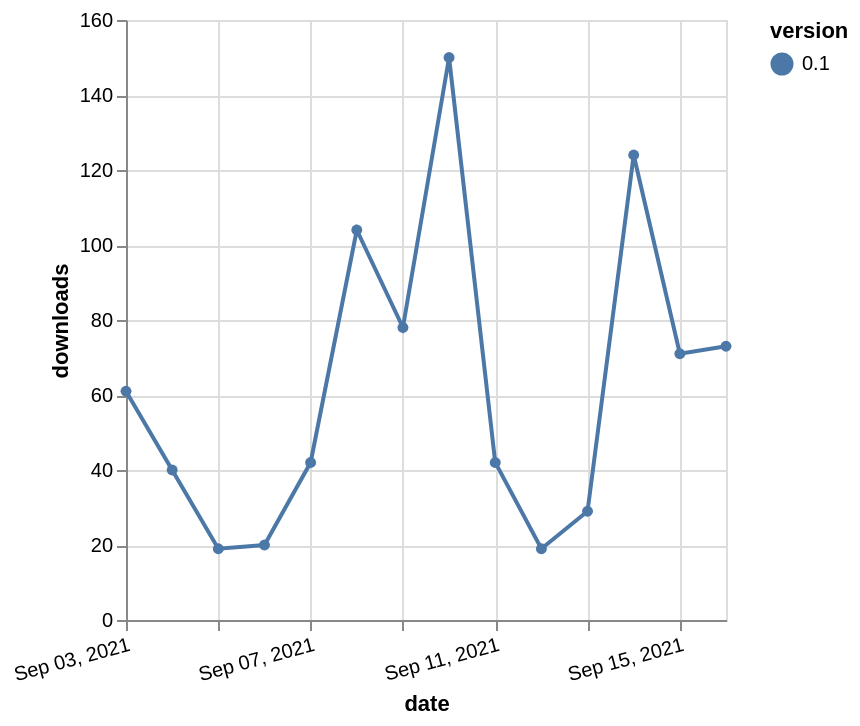

Write the Vega-Lite specification saved for this chart.
### Vega-Lite specification from a JSON file in a GitHub repository (floating-point values rounded to 4 significant figures)
{"$schema": "https://vega.github.io/schema/vega-lite/v5.json", "description": "A simple bar chart with embedded data.", "data": {"values": [{"date": "2021-09-03", "total": 87923, "delta": 61, "version": "0.1"}, {"date": "2021-09-04", "total": 87963, "delta": 40, "version": "0.1"}, {"date": "2021-09-05", "total": 87982, "delta": 19, "version": "0.1"}, {"date": "2021-09-06", "total": 88002, "delta": 20, "version": "0.1"}, {"date": "2021-09-07", "total": 88044, "delta": 42, "version": "0.1"}, {"date": "2021-09-08", "total": 88148, "delta": 104, "version": "0.1"}, {"date": "2021-09-09", "total": 88226, "delta": 78, "version": "0.1"}, {"date": "2021-09-10", "total": 88376, "delta": 150, "version": "0.1"}, {"date": "2021-09-11", "total": 88418, "delta": 42, "version": "0.1"}, {"date": "2021-09-12", "total": 88437, "delta": 19, "version": "0.1"}, {"date": "2021-09-13", "total": 88466, "delta": 29, "version": "0.1"}, {"date": "2021-09-14", "total": 88590, "delta": 124, "version": "0.1"}, {"date": "2021-09-15", "total": 88661, "delta": 71, "version": "0.1"}, {"date": "2021-09-16", "total": 88734, "delta": 73, "version": "0.1"}]}, "width": "container", "mark": {"type": "line", "point": {"filled": true}}, "encoding": {"x": {"field": "date", "type": "temporal", "timeUnit": "yearmonthdate", "title": "date", "axis": {"labelAngle": -15}}, "y": {"field": "delta", "type": "quantitative", "title": "downloads"}, "color": {"field": "version", "type": "nominal"}, "tooltip": {"field": "delta"}}}
